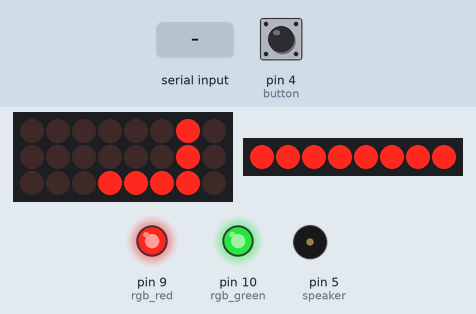
A sketch run on a simulated Arduino Uno, built with avr-gcc and run on an emulated ATmega328P. Shown: 8×3 LED matrix, 8 shift-register outputs drawn as a row of LEDs (first output left, lit = HIGH), output pins drawn as LEDs (lit = HIGH), buzzer (waves = sounding). Wiring (inferred from the names in the program): 2 × shift register (74HC595): data pin 8, shift clock pin 7, latch pin 6 / data pin 1, shift clock pin 0; LED matrix (orientation assumed): rows pin 11, pin 12, pin 13; columns Q7, Q6, Q5, Q4, Q3, Q2, Q1, Q0. Wiring (inferred from the signals the program sends): row of LEDs: on Q0, Q1, Q2, Q3, Q4, Q5, Q6, Q7. The test bench sets the inputs (shaded band); at power-on: pin 4 (button) LOW. Pins used as bus, display or sensor lines are not drawn.

Above: at 1.3 s.
1.4 s: pin 4 (button) pulled HIGH for 0.15 s
At 2.6 s:
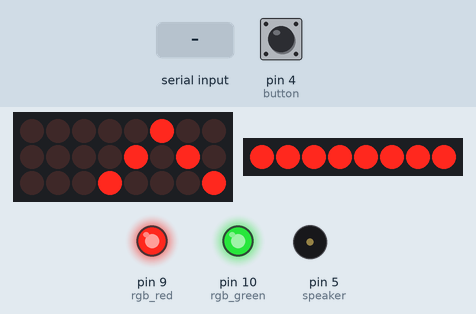
3.0 s: "1" received over the second serial link
At 3.14 s:
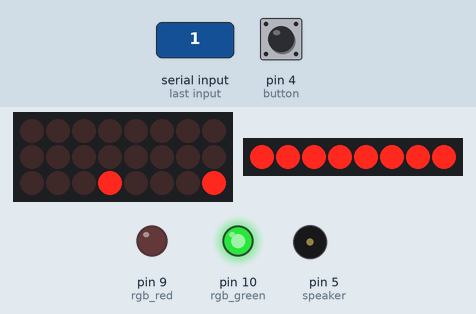
4.8 s: pin 4 (button) pulled HIGH for 1 s
At 5.2 s:
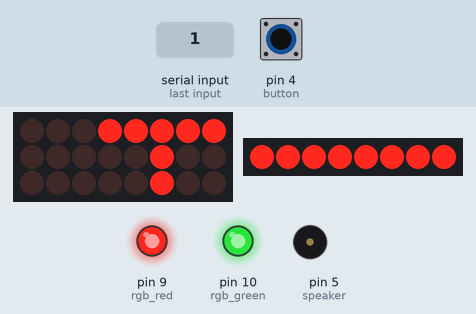
7.3 s: "0" received over the second serial link
At 7.44 s:
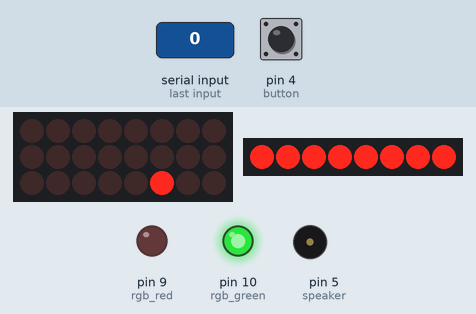
9.1 s: pin 4 (button) pulled HIGH for 0.15 s
At 9.14 s:
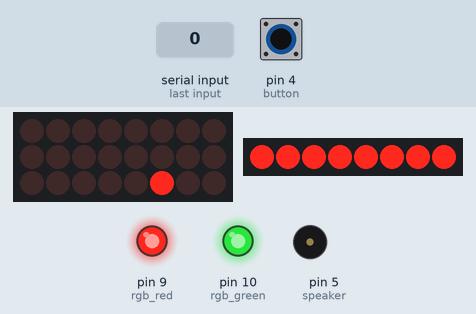
10.7 s: "2" received over the second serial link
At 10.84 s:
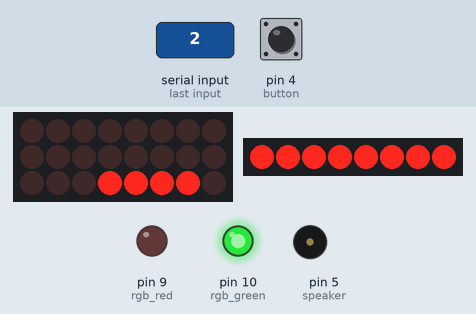
Timing chart, 0 to 13.4 s (numbered marks = the images above; inputs shaded):
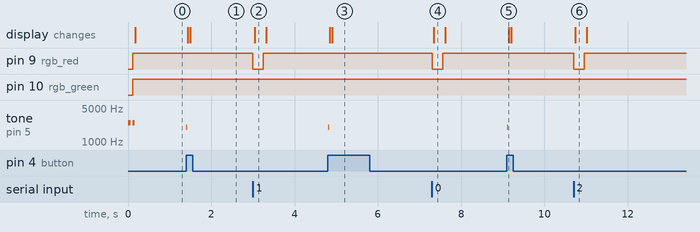

Measured:
- after the input at 1.4 s, tone on pin 5 (speaker): silent → 2000 Hz at once, → silent 0.01 s later; the display: first changes at once (image 1 shows a later state)
- after the input at 3.0 s, pin 9 (rgb_red): HIGH → LOW at once, → HIGH 0.25 s later; the display: changes at once (image 2)
- after the input at 4.8 s, tone on pin 5 (speaker): silent → 2000 Hz at once, → silent 0.01 s later; the display: first changes at once (image 3 shows a later state)
- after the input at 7.3 s, pin 9 (rgb_red): HIGH → LOW at once, → HIGH 0.25 s later; the display: changes at once (image 4)
- after the input at 9.1 s, tone on pin 5 (speaker): silent → 2000 Hz at once, → silent 0.01 s later; the display: changes at once (image 5)
- after the input at 10.7 s, pin 9 (rgb_red): HIGH → LOW at once, → HIGH 0.25 s later; the display: changes at once (image 6)
- by itself, tone on pin 5 (speaker): alternates 2500 Hz for 0.05 s and silent for 0.05 s, 4 changes in all, then stays silent

The sketch:

main.c.ino
```cpp
#include <SoftwareSerial.h>

#define MODE_ADD 0x03
#define MODE_LOCK 0x04
#define MODE_REM 0x05

#define COLOR_RED 1
#define COLOR_GREEN 2

#define BEEP_GOOD 1
#define BEEP_BAD 2
#define BEEP_HELLO 3
#define BEEP_MODE 4

/*
 * CUSTOMIZE AS YOU WANT
 */
#define BUTTON_DELAY 25
#define DISPLAY_DELAY 1
#define LED_DURATION 250
#define STARTING_MODE MODE_LOCK //initialize the reader in this mode.

//RGB LED
const int rgb_red = 9;
const int rgb_green = 10;

//BUTTON
const int button = 4;
int button_state = LOW;
int prev_button_state = button_state;

//SPEAKER
const int speaker = 5;

//RFID READER
const int rfid_rx = 2;
const int rfid_tx = 3;
SoftwareSerial rfid(rfid_rx, rfid_tx);

//SHIFT REGISTER
const int sr_latch = 6;
const int sr_clock = 7;
const int sr_data = 8;

//LED MATRIX
const int lm_rows = 5;
int lm_row[5] = {0, 1, 11, 12, 13}; //arduino pins (.. 14, 8, 5, 1, 7 ..)

/*
 * Det som behövs är att flytta kolumnerna till pins.
 * Raderna ska flyttas till shift-registret.
 * Tog bort pin 9 och 2 eftersom vi inte behöver dom.
 * Tog bort blå led.
 */

//SYMBOLS
const byte sym_cross[] = {0b10001000,
                          0b01010000,
                          0b00100000,
                          0b01010000,
                          0b10001000};

const byte sym_plus[] = { 0b00100000,
                          0b00100000,
                          0b11111000,
                          0b00100000,
                          0b00100000};

const byte sym_lock[] = { 0b01000000,
                          0b01000000,
                          0b01000000,
                          0b01000000,
                          0b01111000};

//MODE
byte mode = STARTING_MODE;
String msg_ok = "ok";
String msg_bad = "bad";

void setup() {

  //RGB LED
  pinMode(rgb_red, OUTPUT);
  pinMode(rgb_green, OUTPUT);

  //BUTTON
  pinMode(button, INPUT);

  //SHIFT REGISTER
  pinMode(sr_latch, OUTPUT);
  pinMode(sr_clock, OUTPUT);
  pinMode(sr_data, OUTPUT);

  //DISPLAY
  for(int i = 0; i < lm_rows; i++) {
    pinMode(lm_row[i], OUTPUT);
  }
  reset_lm();

  //RFID READER
  rfid.begin(9600);
  delay(10);
  rfid.write(mode);

  //SERIAL MONITOR (fucks up the display).
  //Serial.begin(9600);

  //SPEAKER
  beep(BEEP_HELLO);

}

void loop() {

  prev_button_state = button_state;
  button_state = digitalRead(button); //HIGH eller LOW.
  if(button_state == HIGH && button_state != prev_button_state) {
    switch_mode();
    delay(BUTTON_DELAY);
  }

  update_status(); //keep the led matrix going.

  while(rfid.available()) {
    byte response = rfid.read();
    switch(mode) {
      case MODE_ADD:
        msg_ok = "added card";
        msg_bad = "cant add card";
      break;

      case MODE_REM:
        msg_ok = "removed card";
        msg_bad = "no such card to remove";
      break;

      case MODE_LOCK:
        msg_ok = "welcome back";
        msg_bad = "access denied";
      break;
    }

    if(response == mode) {
      set_rgb_color(COLOR_GREEN);
      beep(BEEP_GOOD);
      //Serial.println(msg_ok);
    } else if(response == (0xFF - mode)) {
      set_rgb_color(COLOR_RED);
      beep(BEEP_BAD);
      //Serial.println(msg_bad);
    } else {
      set_rgb_color(COLOR_RED);
      //Serial.println("Shit.");
    }

    delay(LED_DURATION);

  }

  kill_rgb();

}

void beep(int type) {

  switch(type) {

    case BEEP_HELLO:
      tone(speaker, 2500, 50);
      delay(100);
      tone(speaker, 2500, 50);
    break;

    case BEEP_BAD:
      tone(speaker, 2000, 250);
    break;

    case BEEP_MODE:
      tone(speaker, 2000, 10);
    break;

    case BEEP_GOOD:
      tone(speaker, 2500, 50);
      delay(100);
      tone(speaker, 2500, 100);
    break;
  }

}

void switch_mode() {
  mode++;
  mode = mode % 3;
  mode += 3;
  rfid.write(mode);
  beep(BEEP_MODE);

}

void kill_rgb() {
  digitalWrite(rgb_red, HIGH);
  digitalWrite(rgb_green, HIGH);
}

void set_rgb_color(int color) {
  switch(color) {
    case COLOR_RED:
      digitalWrite(rgb_red, LOW);
      digitalWrite(rgb_green, HIGH);
    break;

    case COLOR_GREEN:
      digitalWrite(rgb_red, HIGH);
      digitalWrite(rgb_green, LOW);
    break;
  }
}

void reset_lm() {
   for(int i = 0; i < lm_rows; i++) {
    digitalWrite(lm_row[i], HIGH);
   }
}

void update_status() {

  byte row_bits;

  for(int i = 0; i < lm_rows; i++) {

    reset_lm();
    digitalWrite(sr_latch, LOW); //wont update while sending bits.

    switch(mode) {
      case MODE_ADD:
        row_bits = sym_plus[i];
      break;

      case MODE_REM:
        row_bits = sym_cross[i];
      break;

      case MODE_LOCK:
        row_bits = sym_lock[i];
      break;
    }

    shiftOut(sr_data, sr_clock, LSBFIRST, row_bits);
    digitalWrite(sr_latch, HIGH);
    digitalWrite(lm_row[i], LOW);
    delay(DISPLAY_DELAY);

  }
}
```
